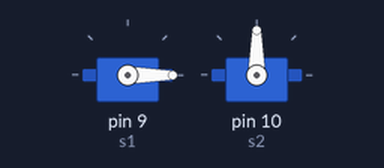
The sketch below on a simulated Arduino Uno, built with avr-gcc and run on an emulated ATmega328P. Parts: 2 × servo.

Above: at 0.05 s.
At 6.0 s:
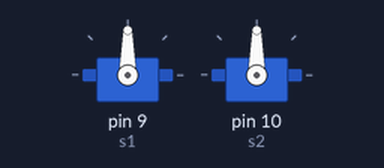
Timing chart, 0 to 7.8 s (numbered marks = the images above):
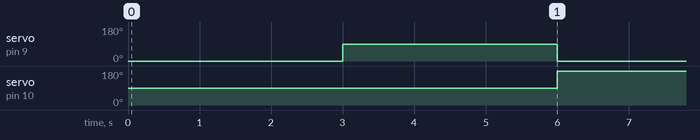

The sketch:

servo_motor_2.ino
```cpp
#include<Servo.h>
Servo s1;
Servo s2;
void setup() {
  s1.attach(9);
  s2.attach(10);
}

void loop() {

  s1.write(0);
  delay(3000);
  s1.write(90);
  s2.write(90);
  delay(3000);
  s2.write(180);
}
```

Measured:
- by itself, servo on pin 9 (s1): alternates 90° for 3.0 s and 0° for 3.0 s
- by itself, servo on pin 10 (s2): alternates 180° for 3.0 s and 90° for 3.0 s
